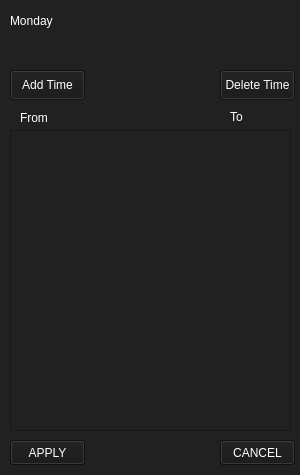
<?xml version="1.0" encoding="UTF-8"?>
<ui version="4.0">
 <class>Form</class>
 <widget class="QWidget" name="Form">
  <property name="geometry">
   <rect>
    <x>0</x>
    <y>0</y>
    <width>300</width>
    <height>475</height>
   </rect>
  </property>
  <property name="sizePolicy">
   <sizepolicy hsizetype="Fixed" vsizetype="Fixed">
    <horstretch>0</horstretch>
    <verstretch>0</verstretch>
   </sizepolicy>
  </property>
  <property name="minimumSize">
   <size>
    <width>300</width>
    <height>400</height>
   </size>
  </property>
  <property name="windowTitle">
   <string>Form</string>
  </property>
  <property name="styleSheet">
   <string notr="true">background-color: rgb(33,33,33);
color: white;</string>
  </property>
  <widget class="QLabel" name="dayLabel">
   <property name="geometry">
    <rect>
     <x>10</x>
     <y>0</y>
     <width>141</width>
     <height>41</height>
    </rect>
   </property>
   <property name="styleSheet">
    <string notr="true">font: 75 16pt &quot;MS Shell Dlg 2&quot;;
color: white;</string>
   </property>
   <property name="text">
    <string>Monday</string>
   </property>
  </widget>
  <widget class="QPushButton" name="btn_apply">
   <property name="geometry">
    <rect>
     <x>10</x>
     <y>440</y>
     <width>75</width>
     <height>25</height>
    </rect>
   </property>
   <property name="sizePolicy">
    <sizepolicy hsizetype="Fixed" vsizetype="Fixed">
     <horstretch>0</horstretch>
     <verstretch>0</verstretch>
    </sizepolicy>
   </property>
   <property name="minimumSize">
    <size>
     <width>75</width>
     <height>25</height>
    </size>
   </property>
   <property name="styleSheet">
    <string notr="true">color: white;
font: 75 10pt &quot;MS Shell Dlg 2&quot;;
background-color: rgb(24,24,24);</string>
   </property>
   <property name="text">
    <string>APPLY</string>
   </property>
  </widget>
  <widget class="QPushButton" name="btn_cancel">
   <property name="geometry">
    <rect>
     <x>220</x>
     <y>440</y>
     <width>75</width>
     <height>25</height>
    </rect>
   </property>
   <property name="sizePolicy">
    <sizepolicy hsizetype="Fixed" vsizetype="Fixed">
     <horstretch>0</horstretch>
     <verstretch>0</verstretch>
    </sizepolicy>
   </property>
   <property name="minimumSize">
    <size>
     <width>75</width>
     <height>25</height>
    </size>
   </property>
   <property name="styleSheet">
    <string notr="true">color: white;
font: 75 10pt &quot;MS Shell Dlg 2&quot;;
background-color: rgb(24,24,24);</string>
   </property>
   <property name="text">
    <string>CANCEL</string>
   </property>
  </widget>
  <widget class="QScrollArea" name="scrollArea">
   <property name="geometry">
    <rect>
     <x>10</x>
     <y>130</y>
     <width>281</width>
     <height>301</height>
    </rect>
   </property>
   <property name="styleSheet">
    <string notr="true">background-color: rgb(33, 33, 33);
color: white;</string>
   </property>
   <property name="widgetResizable">
    <bool>true</bool>
   </property>
   <widget class="QWidget" name="scrollAreaWidgetContents">
    <property name="geometry">
     <rect>
      <x>0</x>
      <y>0</y>
      <width>279</width>
      <height>299</height>
     </rect>
    </property>
   </widget>
  </widget>
  <widget class="QPushButton" name="btn_addTime">
   <property name="geometry">
    <rect>
     <x>10</x>
     <y>70</y>
     <width>75</width>
     <height>30</height>
    </rect>
   </property>
   <property name="sizePolicy">
    <sizepolicy hsizetype="Fixed" vsizetype="Fixed">
     <horstretch>0</horstretch>
     <verstretch>0</verstretch>
    </sizepolicy>
   </property>
   <property name="minimumSize">
    <size>
     <width>75</width>
     <height>25</height>
    </size>
   </property>
   <property name="styleSheet">
    <string notr="true">color: white;
font: 75 10pt &quot;MS Shell Dlg 2&quot;;
background-color: rgb(24,24,24);</string>
   </property>
   <property name="text">
    <string>Add Time</string>
   </property>
  </widget>
  <widget class="QPushButton" name="btn_deleteTime">
   <property name="geometry">
    <rect>
     <x>220</x>
     <y>70</y>
     <width>75</width>
     <height>30</height>
    </rect>
   </property>
   <property name="sizePolicy">
    <sizepolicy hsizetype="Fixed" vsizetype="Fixed">
     <horstretch>0</horstretch>
     <verstretch>0</verstretch>
    </sizepolicy>
   </property>
   <property name="minimumSize">
    <size>
     <width>75</width>
     <height>25</height>
    </size>
   </property>
   <property name="styleSheet">
    <string notr="true">color: white;
font: 75 10pt &quot;MS Shell Dlg 2&quot;;
background-color: rgb(24,24,24);</string>
   </property>
   <property name="text">
    <string>Delete Time</string>
   </property>
  </widget>
  <widget class="QLabel" name="label_2">
   <property name="geometry">
    <rect>
     <x>20</x>
     <y>110</y>
     <width>40</width>
     <height>16</height>
    </rect>
   </property>
   <property name="sizePolicy">
    <sizepolicy hsizetype="Fixed" vsizetype="Fixed">
     <horstretch>0</horstretch>
     <verstretch>0</verstretch>
    </sizepolicy>
   </property>
   <property name="styleSheet">
    <string notr="true">font: 10pt &quot;MS Shell Dlg 2&quot;;
color: white;
</string>
   </property>
   <property name="text">
    <string>From</string>
   </property>
  </widget>
  <widget class="QLabel" name="label_3">
   <property name="geometry">
    <rect>
     <x>230</x>
     <y>110</y>
     <width>47</width>
     <height>13</height>
    </rect>
   </property>
   <property name="styleSheet">
    <string notr="true">font: 10pt &quot;MS Shell Dlg 2&quot;;</string>
   </property>
   <property name="text">
    <string>To</string>
   </property>
  </widget>
 </widget>
 <resources/>
 <connections/>
</ui>
